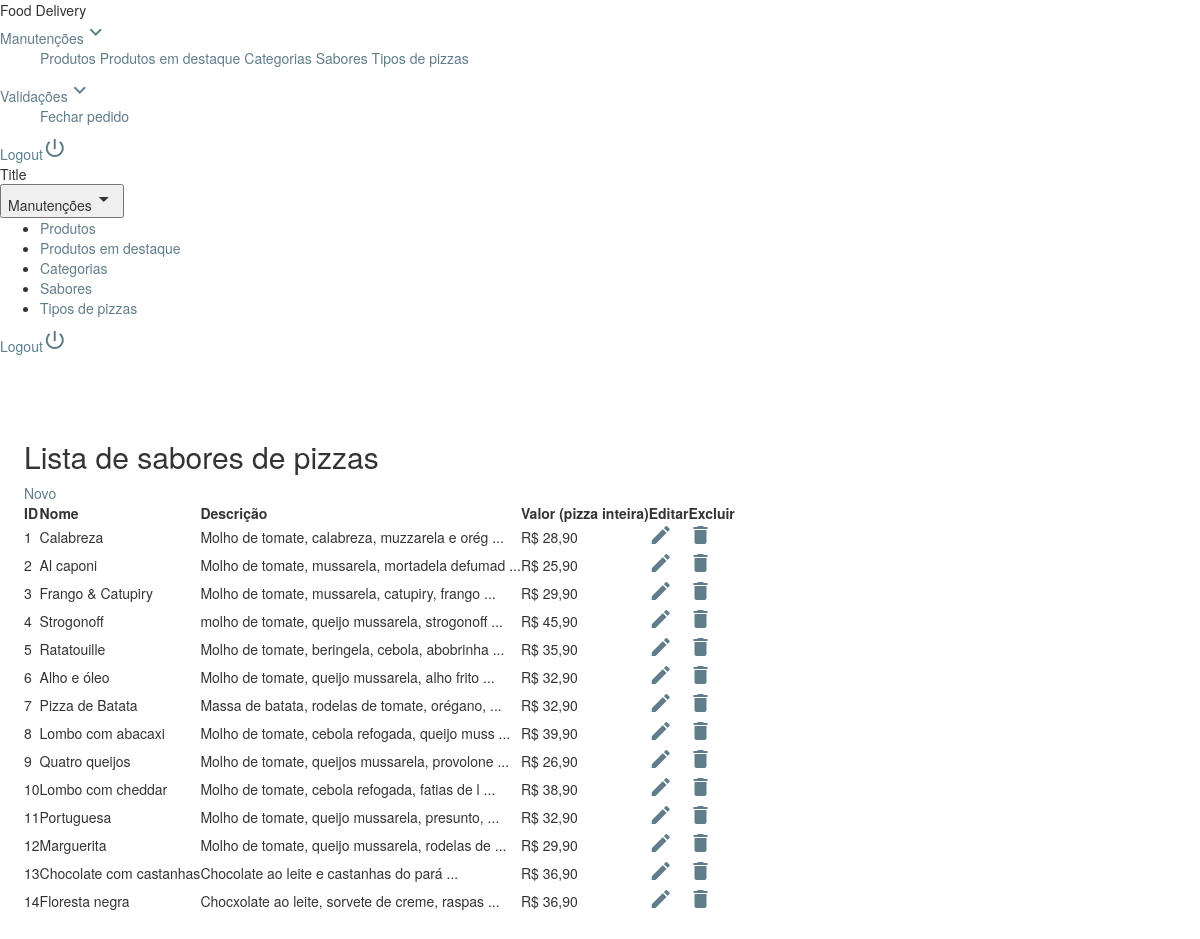
Page /admin/protected/administrador/index.php?ctrl=sabor (signed in) on the committed database.
### tables this page shows
CREATE TABLE `sabor` (
  `idSabor` int(11) NOT NULL,
  `nome` varchar(30) NOT NULL,
  `descricao` varchar(150) NOT NULL,
  `valor` float NOT NULL,
  `imagem` varchar(36) NOT NULL
);

### admin/protected/controller/sabor.php (called while the page is built, shortened)
<?php
require SERVER_ROOT . 'admin/protected/model/saborModel.php';
class Sabor {
    private $model;
    function __construct() {
        $this->model = new SaborModel();
    }
    public function index() {
        $dados = $this->model->buscarTodos();
        require SERVER_ROOT . 'admin/protected/view/sabor/listar.php';
    }
}

### admin/protected/libs/conexao.php (called while the page is built, shortened)
<?php
class Conexao {
    public function estabeleceConexao() {
        try {
            $this->bd = new PDO(
                    BD_TIPO.':host='.BD_HOST.';dbname='.BD_NOME,
                    BD_USUARIO,
                    BD_SENHA
                );
        } catch (PDOException $exc) {
            echo '<script>window.alert("Houve um problema com a conexão ao banco de dados!\nEntre em contato com o administrador do sistema!");</script>';
            exit;
        }
    }
}

### admin/protected/model/saborModel.php (called while the page is built, shortened)
<?php
class SaborModel extends Conexao {
    public function buscarTodos() {
        $select = "SELECT * FROM sabor ";
        $query = $this->bd->query($select);
        if (is_bool($query)) {
            return false;
        } else {
            return $query->fetchAll();
        }
    }
}

### admin/protected/view/sabor/listar.php (the view)
<h2>Lista de sabores de pizzas</h2>
<div class="mdl-layout-spacer" style="display: inline">
    <a class="mdl-button mdl-js-button mdl-button--raised mdl-button--colored"
       href="index.php?ctrl=sabor&acao=novo">Novo</a>
</div><br/>
<table id="tabela" class="mdl-data-table mdl-js-data-table mdl-shadow--3dp">
    <thead>
    <th>ID</th>
    <th>Nome</th>
    <th>Descrição</th>
    <th>Valor (pizza inteira)</th>
    <th>Editar</th>
    <th>Excluir</th>
</thead>
<tbody>
    <?php if (count($dados) == 0) { ?>
        <tr>
            <td colspan="6" style="text-align: center">Nenhum resultado encontrado</td>
        </tr>
        <?php
    } else {
        foreach ($dados as $item) {
            $id = $item['idSabor'];
            ?>
            <tr>
                <td><?php echo $id ?></td>
                <td class="mdl-data-table__cell--non-numeric"><?php echo $item['nome'] ?></td>
                <td class="mdl-data-table__cell--non-numeric"><?php echo substr($item['descricao'], 0, 45) . " ..."; ?></td>
                <td>R$ <?php echo number_format($item['valor'], 2, ',', ' '); ?></td>
                <td><a href='index.php?ctrl=sabor&acao=buscar&id=<?php echo $id ?>'><i class="material-icons">edit</i></a></td>
                <td><a href='index.php?ctrl=sabor&acao=excluir&id=<?php echo $id ?>' onclick="return confirm('Deseja excluir este registro?')"><i class="material-icons">delete</i></a></td>
            </tr>
        <?php }
    }
    ?>
</tbody>
</table>

### admin/estilo.css (style rules this page uses)
.mdl-data-table { border-radius: 5px; }
a { color: rgb(96, 125, 139); }

### admin/protected/administrador/index.php (style rules this page uses)
a { text-decoration: none !important; }

### rows in the picture
sabor: idSabor "1", nome "Calabreza", descricao "Molho de tomate, calabreza, muzzarela e orég", valor "28,90"
sabor: idSabor "2", nome "Al caponi", descricao "Molho de tomate, mussarela, mortadela defumad", valor "25,90"
sabor: idSabor "3", nome "Frango & Catupiry", descricao "Molho de tomate, mussarela, catupiry, frango", valor "29,90"
sabor: idSabor "4", nome "Strogonoff", descricao "molho de tomate, queijo mussarela, strogonoff", valor "45,90"
sabor: idSabor "5", nome "Ratatouille", descricao "Molho de tomate, beringela, cebola, abobrinha", valor "35,90"
sabor: idSabor "6", nome "Alho e óleo", descricao "Molho de tomate, queijo mussarela, alho frito", valor "32,90"
sabor: idSabor "7", nome "Pizza de Batata", descricao "Massa de batata, rodelas de tomate, orégano,", valor "32,90"
sabor: idSabor "8", nome "Lombo com abacaxi", descricao "Molho de tomate, cebola refogada, queijo muss", valor "39,90"
sabor: idSabor "9", nome "Quatro queijos", descricao "Molho de tomate, queijos mussarela, provolone", valor "26,90"
sabor: idSabor "10", nome "Lombo com cheddar", descricao "Molho de tomate, cebola refogada, fatias de l", valor "38,90"
sabor: idSabor "11", nome "Portuguesa", descricao "Molho de tomate, queijo mussarela, presunto,", valor "32,90"
sabor: idSabor "12", nome "Marguerita", descricao "Molho de tomate, queijo mussarela, rodelas de", valor "29,90"
sabor: idSabor "13", nome "Chocolate com castanhas", descricao "Chocolate ao leite e castanhas do pará", valor "36,90"
sabor: idSabor "14", nome "Floresta negra", descricao "Chocxolate ao leite, sorvete de creme, raspas", valor "36,90"
